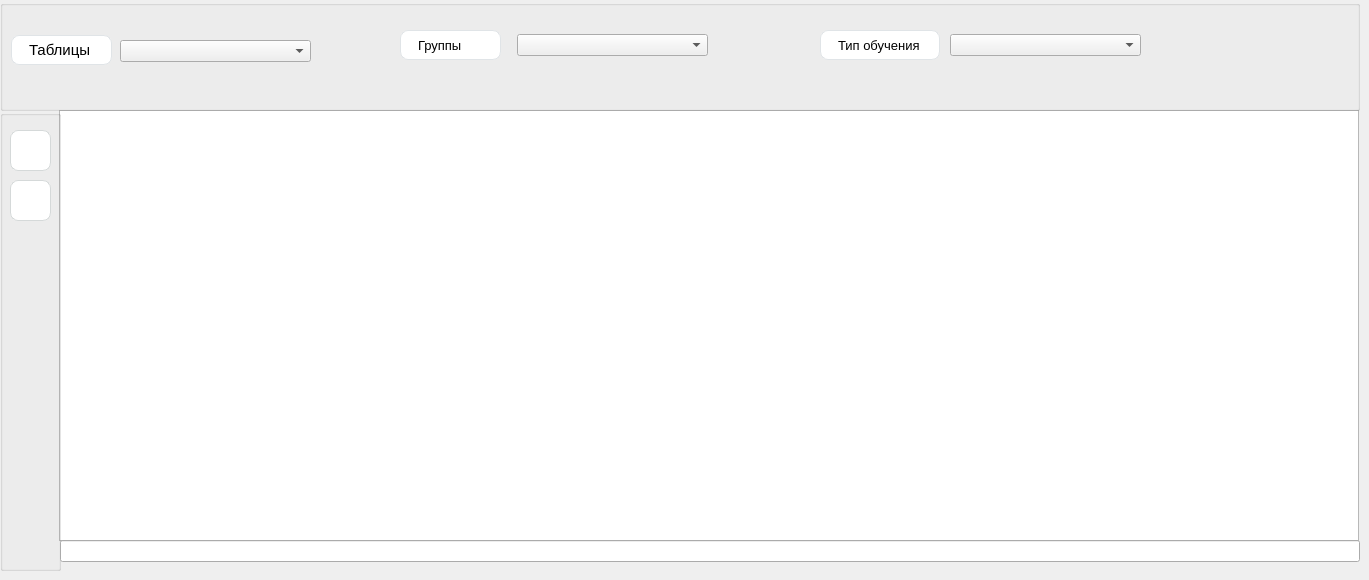
   <widget class="QWidget" name="view">
    <property name="styleSheet">
     <string notr="true">tab {
	
	background-color: rgb(0, 0, 0);
	
	color: rgb(0, 0, 0);
}</string>
    </property>
    <attribute name="title">
     <string>Просмотр</string>
    </attribute>
    <widget class="QTableWidget" name="tableWidget">
     <property name="geometry">
      <rect>
       <x>59</x>
       <y>110</y>
       <width>1300</width>
       <height>431</height>
      </rect>
     </property>
     <property name="styleSheet">
      <string notr="true"/>
     </property>
     <property name="sortingEnabled">
      <bool>false</bool>
     </property>
    </widget>
    <widget class="QGroupBox" name="groupBox">
     <property name="geometry">
      <rect>
       <x>0</x>
       <y>110</y>
       <width>61</width>
       <height>461</height>
      </rect>
     </property>
     <property name="cursor">
      <cursorShape>ArrowCursor</cursorShape>
     </property>
     <property name="styleSheet">
      <string notr="true">groupBox {
	
	background-color: rgb(171, 166, 115);
}</string>
     </property>
     <property name="title">
      <string/>
     </property>
     <widget class="QPushButton" name="pushButton">
      <property name="geometry">
       <rect>
        <x>10</x>
        <y>20</y>
        <width>41</width>
        <height>41</height>
       </rect>
      </property>
      <property name="cursor">
       <cursorShape>PointingHandCursor</cursorShape>
      </property>
      <property name="styleSheet">
       <string notr="true">
QPushButton {
  background-color: #fff;
  border: 1px solid #d5d9d9;
  border-radius: 8px;
  box-shadow: rgba(213, 217, 217, .5) 0 2px 5px 0;
  box-sizing: border-box;
  color: #0f1111;
  cursor: pointer;
  display: inline-block;
  font-family: &quot;Amazon Ember&quot;,sans-serif;
  font-size: 18px;
  line-height: 29px;
  padding: 0 10px 0 11px;
  position: relative;
  text-align: center;
  text-decoration: none;
  user-select: none;
  -webkit-user-select: none;
  touch-action: manipulation;
  vertical-align: middle;
  width: 100px;
box-shadow: rgba(213, 217, 217, .5) 0 2px 5px 0;
}

QPushButton:hover {
  background-color: #f7fafa;
}

QPushButton:focus {
  border-color: #008296;
  box-shadow: rgba(213, 217, 217, .5) 0 2px 5px 0;
  outline: 0;
}</string>
      </property>
      <property name="text">
       <string/>
      </property>
     </widget>
     <widget class="QPushButton" name="pushButton_2">
      <property name="geometry">
       <rect>
        <x>10</x>
        <y>70</y>
        <width>41</width>
        <height>41</height>
       </rect>
      </property>
      <property name="cursor">
       <cursorShape>PointingHandCursor</cursorShape>
      </property>
      <property name="styleSheet">
       <string>
QPushButton {
  background-color: #fff;
  border: 1px solid #d5d9d9;
  border-radius: 8px;
  box-shadow: rgba(213, 217, 217, .5) 0 2px 5px 0;
  box-sizing: border-box;
  color: #0f1111;
  cursor: pointer;
  display: inline-block;
  font-family: &quot;Amazon Ember&quot;,sans-serif;
  font-size: 18px;
  line-height: 29px;
  padding: 0 10px 0 11px;
  position: relative;
  text-align: center;
  text-decoration: none;
  user-select: none;
  -webkit-user-select: none;
  touch-action: manipulation;
  vertical-align: middle;
  width: 100px;
box-shadow: rgba(213, 217, 217, .5) 0 2px 5px 0;
}

QPushButton:hover {
  background-color: #f7fafa;
}

QPushButton:focus {
  border-color: #008296;
  box-shadow: rgba(213, 217, 217, .5) 0 2px 5px 0;
  outline: 0;
}</string>
      </property>
      <property name="text">
       <string/>
      </property>
     </widget>
    </widget>
    <widget class="QGroupBox" name="groupBox_2">
     <property name="geometry">
      <rect>
       <x>0</x>
       <y>0</y>
       <width>1360</width>
       <height>111</height>
      </rect>
     </property>
     <property name="title">
      <string/>
     </property>
     <widget class="QLineEdit" name="lineEdit">
      <property name="geometry">
       <rect>
        <x>11</x>
        <y>35</y>
        <width>101</width>
        <height>30</height>
       </rect>
      </property>
      <property name="font">
       <font>
        <pointsize>11</pointsize>
       </font>
      </property>
      <property name="styleSheet">
       <string notr="true">QLineEdit {
  border-radius: 8px;
  border: 1px solid #e0e4e7;
  padding: 5px 15px;
}
QLineEdit:focus {
  border: 1px solid #d0e3ff;
}
QLineEdit::placeholder {
  color: #767e89;
}</string>
      </property>
      <property name="text">
       <string>Таблицы</string>
      </property>
      <property name="readOnly">
       <bool>true</bool>
      </property>
     </widget>
     <widget class="QComboBox" name="comboBox">
      <property name="geometry">
       <rect>
        <x>120</x>
        <y>40</y>
        <width>191</width>
        <height>22</height>
       </rect>
      </property>
      <property name="styleSheet">
       <string notr="true"/>
      </property>
      <property name="currentText">
       <string/>
      </property>
      <property name="duplicatesEnabled">
       <bool>false</bool>
      </property>
      <property name="frame">
       <bool>true</bool>
      </property>
      <property name="modelColumn">
       <number>0</number>
      </property>
     </widget>
     <widget class="QComboBox" name="comboBox_2">
      <property name="geometry">
       <rect>
        <x>517</x>
        <y>34</y>
        <width>191</width>
        <height>22</height>
       </rect>
      </property>
     </widget>
     <widget class="QLineEdit" name="lineEdit_2">
      <property name="geometry">
       <rect>
        <x>400</x>
        <y>30</y>
        <width>101</width>
        <height>30</height>
       </rect>
      </property>
      <property name="font">
       <font>
        <pointsize>10</pointsize>
       </font>
      </property>
      <property name="styleSheet">
       <string notr="true">QLineEdit {
  border-radius: 8px;
  border: 1px solid #e0e4e7;
  padding: 5px 15px;
}
QLineEdit:focus {
  border: 1px solid #d0e3ff;
}
QLineEdit::placeholder {
  color: #767e89;
}</string>
      </property>
      <property name="text">
       <string>Группы</string>
      </property>
      <property name="readOnly">
       <bool>true</bool>
      </property>
     </widget>
     <widget class="QLineEdit" name="lineEdit_3">
      <property name="geometry">
       <rect>
        <x>820</x>
        <y>30</y>
        <width>120</width>
        <height>30</height>
       </rect>
      </property>
      <property name="font">
       <font>
        <pointsize>10</pointsize>
       </font>
      </property>
      <property name="styleSheet">
       <string notr="true">QLineEdit {
  border-radius: 8px;
  border: 1px solid #e0e4e7;
  padding: 5px 15px;
}
QLineEdit:focus {
  border: 1px solid #d0e3ff;
}
QLineEdit::placeholder {
  color: #767e89;
}</string>
      </property>
      <property name="text">
       <string>Тип обучения</string>
      </property>
      <property name="readOnly">
       <bool>true</bool>
      </property>
     </widget>
     <widget class="QComboBox" name="comboBox_3">
      <property name="geometry">
       <rect>
        <x>950</x>
        <y>34</y>
        <width>191</width>
        <height>22</height>
       </rect>
      </property>
     </widget>
    </widget>
    <widget class="QLineEdit" name="lineEdit_4">
     <property name="geometry">
      <rect>
       <x>60</x>
       <y>540</y>
       <width>1300</width>
       <height>22</height>
      </rect>
     </property>
    </widget>
   </widget>
